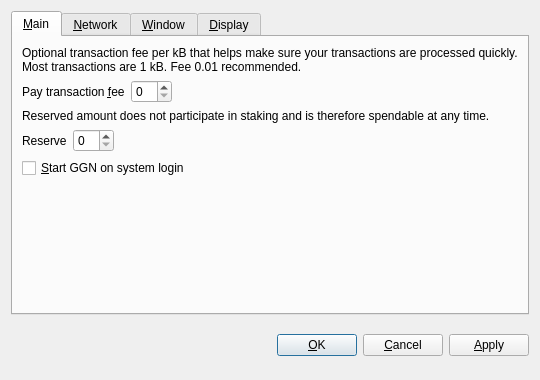
<?xml version="1.0" encoding="UTF-8"?>
<ui version="4.0">
 <class>OptionsDialog</class>
 <widget class="QDialog" name="OptionsDialog">
  <property name="geometry">
   <rect>
    <x>0</x>
    <y>0</y>
    <width>540</width>
    <height>380</height>
   </rect>
  </property>
  <property name="windowTitle">
   <string>Options</string>
  </property>
  <property name="modal">
   <bool>true</bool>
  </property>
  <layout class="QVBoxLayout" name="verticalLayout">
   <item>
    <widget class="QTabWidget" name="tabWidget">
     <property name="tabPosition">
      <enum>QTabWidget::North</enum>
     </property>
     <property name="currentIndex">
      <number>0</number>
     </property>
     <widget class="QWidget" name="tabMain">
      <attribute name="title">
       <string>&amp;Main</string>
      </attribute>
      <layout class="QVBoxLayout" name="verticalLayout_Main">
       <item>
        <widget class="QLabel" name="transactionFeeInfoLabel">
         <property name="text">
          <string>Optional transaction fee per kB that helps make sure your transactions are processed quickly. Most transactions are 1 kB. Fee 0.01 recommended.</string>
         </property>
         <property name="textFormat">
          <enum>Qt::PlainText</enum>
         </property>
         <property name="wordWrap">
          <bool>true</bool>
         </property>
        </widget>
       </item>
       <item>
        <layout class="QHBoxLayout" name="horizontalLayoutFee">
         <item>
          <widget class="QLabel" name="transactionFeeLabel">
           <property name="text">
            <string>Pay transaction &amp;fee</string>
           </property>
           <property name="textFormat">
            <enum>Qt::PlainText</enum>
           </property>
           <property name="buddy">
            <cstring>transactionFee</cstring>
           </property>
          </widget>
         </item>
         <item>
          <widget class="BitcoinAmountField" name="transactionFee"/>
         </item>
         <item>
          <spacer name="horizontalSpacerFee">
           <property name="orientation">
            <enum>Qt::Horizontal</enum>
           </property>
           <property name="sizeHint" stdset="0">
            <size>
             <width>40</width>
             <height>20</height>
            </size>
           </property>
          </spacer>
         </item>
        </layout>
       </item>
       <item>
        <widget class="QLabel" name="reserveBalanceInfoLabel">
         <property name="text">
          <string>Reserved amount does not participate in staking and is therefore spendable at any time.</string>
         </property>
         <property name="textFormat">
          <enum>Qt::PlainText</enum>
         </property>
         <property name="wordWrap">
          <bool>true</bool>
         </property>
        </widget>
       </item>
       <item>
        <layout class="QHBoxLayout" name="horizontalLayoutReserveBalance">
         <item>
          <widget class="QLabel" name="reserveBalanceLabel">
           <property name="text">
            <string>Reserve</string>
           </property>
           <property name="textFormat">
            <enum>Qt::PlainText</enum>
           </property>
           <property name="buddy">
            <cstring>reserveBalance</cstring>
           </property>
          </widget>
         </item>
         <item>
          <widget class="BitcoinAmountField" name="reserveBalance"/>
         </item>
         <item>
          <spacer name="horizontalSpacerReserveBalance">
           <property name="orientation">
            <enum>Qt::Horizontal</enum>
           </property>
           <property name="sizeHint" stdset="0">
            <size>
             <width>40</width>
             <height>20</height>
            </size>
           </property>
          </spacer>
         </item>
        </layout>
       </item>
       <item>
        <widget class="QCheckBox" name="bitcoinAtStartup">
         <property name="toolTip">
          <string>Automatically start GGN after logging in to the system.</string>
         </property>
         <property name="text">
          <string>&amp;Start GGN on system login</string>
         </property>
        </widget>
       </item>
       <item>
        <spacer name="verticalSpacer_Main">
         <property name="orientation">
          <enum>Qt::Vertical</enum>
         </property>
         <property name="sizeHint" stdset="0">
          <size>
           <width>20</width>
           <height>40</height>
          </size>
         </property>
        </spacer>
       </item>
      </layout>
     </widget>
     <widget class="QWidget" name="tabNetwork">
      <attribute name="title">
       <string>&amp;Network</string>
      </attribute>
      <layout class="QVBoxLayout" name="verticalLayout_Network">
       <item>
        <widget class="QCheckBox" name="mapPortUpnp">
         <property name="toolTip">
          <string>Automatically open the GGN client port on the router. This only works when your router supports UPnP and it is enabled.</string>
         </property>
         <property name="text">
          <string>Map port using &amp;UPnP</string>
         </property>
        </widget>
       </item>
       <item>
        <widget class="QCheckBox" name="connectSocks">
         <property name="toolTip">
          <string>Connect to the GGN network through a SOCKS proxy (e.g. when connecting through Tor).</string>
         </property>
         <property name="text">
          <string>&amp;Connect through SOCKS proxy:</string>
         </property>
        </widget>
       </item>
       <item>
        <layout class="QHBoxLayout" name="horizontalLayout_Network">
         <item>
          <widget class="QLabel" name="proxyIpLabel">
           <property name="text">
            <string>Proxy &amp;IP:</string>
           </property>
           <property name="textFormat">
            <enum>Qt::PlainText</enum>
           </property>
           <property name="buddy">
            <cstring>proxyIp</cstring>
           </property>
          </widget>
         </item>
         <item>
          <widget class="QValidatedLineEdit" name="proxyIp">
           <property name="maximumSize">
            <size>
             <width>140</width>
             <height>16777215</height>
            </size>
           </property>
           <property name="toolTip">
            <string>IP address of the proxy (e.g. 127.0.0.1)</string>
           </property>
          </widget>
         </item>
         <item>
          <widget class="QLabel" name="proxyPortLabel">
           <property name="text">
            <string>&amp;Port:</string>
           </property>
           <property name="textFormat">
            <enum>Qt::PlainText</enum>
           </property>
           <property name="buddy">
            <cstring>proxyPort</cstring>
           </property>
          </widget>
         </item>
         <item>
          <widget class="QLineEdit" name="proxyPort">
           <property name="maximumSize">
            <size>
             <width>55</width>
             <height>16777215</height>
            </size>
           </property>
           <property name="toolTip">
            <string>Port of the proxy (e.g. 9050)</string>
           </property>
          </widget>
         </item>
         <item>
          <widget class="QLabel" name="socksVersionLabel">
           <property name="text">
            <string>SOCKS &amp;Version:</string>
           </property>
           <property name="textFormat">
            <enum>Qt::PlainText</enum>
           </property>
           <property name="buddy">
            <cstring>socksVersion</cstring>
           </property>
          </widget>
         </item>
         <item>
          <widget class="QValueComboBox" name="socksVersion">
           <property name="toolTip">
            <string>SOCKS version of the proxy (e.g. 5)</string>
           </property>
          </widget>
         </item>
         <item>
          <spacer name="horizontalSpacer_Network">
           <property name="orientation">
            <enum>Qt::Horizontal</enum>
           </property>
           <property name="sizeHint" stdset="0">
            <size>
             <width>40</width>
             <height>20</height>
            </size>
           </property>
          </spacer>
         </item>
        </layout>
       </item>
       <item>
        <spacer name="verticalSpacer_Network">
         <property name="orientation">
          <enum>Qt::Vertical</enum>
         </property>
         <property name="sizeHint" stdset="0">
          <size>
           <width>20</width>
           <height>40</height>
          </size>
         </property>
        </spacer>
       </item>
      </layout>
     </widget>
     <widget class="QWidget" name="tabWindow">
      <attribute name="title">
       <string>&amp;Window</string>
      </attribute>
      <layout class="QVBoxLayout" name="verticalLayout_Window">
       <item>
        <widget class="QCheckBox" name="minimizeToTray">
         <property name="toolTip">
          <string>Show only a tray icon after minimizing the window.</string>
         </property>
         <property name="text">
          <string>&amp;Minimize to the tray instead of the taskbar</string>
         </property>
        </widget>
       </item>
       <item>
        <widget class="QCheckBox" name="minimizeOnClose">
         <property name="toolTip">
          <string>Minimize instead of exit the application when the window is closed. When this option is enabled, the application will be closed only after selecting Quit in the menu.</string>
         </property>
         <property name="text">
          <string>M&amp;inimize on close</string>
         </property>
        </widget>
       </item>
       <item>
        <spacer name="verticalSpacer_Window">
         <property name="orientation">
          <enum>Qt::Vertical</enum>
         </property>
         <property name="sizeHint" stdset="0">
          <size>
           <width>20</width>
           <height>40</height>
          </size>
         </property>
        </spacer>
       </item>
      </layout>
     </widget>
     <widget class="QWidget" name="tabDisplay">
      <attribute name="title">
       <string>&amp;Display</string>
      </attribute>
      <layout class="QVBoxLayout" name="verticalLayout_Display">
       <item>
        <layout class="QHBoxLayout" name="horizontalLayout_1_Display">
         <item>
          <widget class="QLabel" name="langLabel">
           <property name="text">
            <string>User Interface &amp;language:</string>
           </property>
           <property name="textFormat">
            <enum>Qt::PlainText</enum>
           </property>
           <property name="buddy">
            <cstring>lang</cstring>
           </property>
          </widget>
         </item>
         <item>
          <widget class="QValueComboBox" name="lang">
           <property name="toolTip">
            <string>The user interface language can be set here. This setting will take effect after restarting GGN.</string>
           </property>
          </widget>
         </item>
        </layout>
       </item>
       <item>
        <layout class="QHBoxLayout" name="horizontalLayout_2_Display">
         <item>
          <widget class="QLabel" name="unitLabel">
           <property name="text">
            <string>&amp;Unit to show amounts in:</string>
           </property>
           <property name="textFormat">
            <enum>Qt::PlainText</enum>
           </property>
           <property name="buddy">
            <cstring>unit</cstring>
           </property>
          </widget>
         </item>
         <item>
          <widget class="QValueComboBox" name="unit">
           <property name="toolTip">
            <string>Choose the default subdivision unit to show in the interface and when sending coins.</string>
           </property>
          </widget>
         </item>
        </layout>
       </item>
       <item>
        <widget class="QCheckBox" name="displayAddresses">
         <property name="toolTip">
          <string>Whether to show GGN addresses in the transaction list or not.</string>
         </property>
         <property name="text">
          <string>&amp;Display addresses in transaction list</string>
         </property>
        </widget>
       </item>
       <item>
        <widget class="QCheckBox" name="coinControlFeatures">
         <property name="toolTip">
          <string>Whether to show coin control features or not.</string>
         </property>
         <property name="text">
          <string>Display coin &amp;control features (experts only!)</string>
         </property>
        </widget>
       </item>
       <item>
        <spacer name="verticalSpacer_Display">
         <property name="orientation">
          <enum>Qt::Vertical</enum>
         </property>
         <property name="sizeHint" stdset="0">
          <size>
           <width>20</width>
           <height>40</height>
          </size>
         </property>
        </spacer>
       </item>
      </layout>
     </widget>
    </widget>
   </item>
   <item>
    <layout class="QHBoxLayout" name="horizontalLayout_Buttons">
     <item>
      <spacer name="horizontalSpacer_1">
       <property name="orientation">
        <enum>Qt::Horizontal</enum>
       </property>
       <property name="sizeHint" stdset="0">
        <size>
         <width>40</width>
         <height>48</height>
        </size>
       </property>
      </spacer>
     </item>
     <item>
      <widget class="QLabel" name="statusLabel">
       <property name="font">
        <font>
         <weight>75</weight>
         <bold>true</bold>
        </font>
       </property>
       <property name="text">
        <string/>
       </property>
       <property name="textFormat">
        <enum>Qt::PlainText</enum>
       </property>
       <property name="wordWrap">
        <bool>true</bool>
       </property>
      </widget>
     </item>
     <item>
      <spacer name="horizontalSpacer_2">
       <property name="orientation">
        <enum>Qt::Horizontal</enum>
       </property>
       <property name="sizeHint" stdset="0">
        <size>
         <width>40</width>
         <height>48</height>
        </size>
       </property>
      </spacer>
     </item>
     <item>
      <widget class="QPushButton" name="okButton">
       <property name="text">
        <string>&amp;OK</string>
       </property>
      </widget>
     </item>
     <item>
      <widget class="QPushButton" name="cancelButton">
       <property name="text">
        <string>&amp;Cancel</string>
       </property>
       <property name="autoDefault">
        <bool>false</bool>
       </property>
      </widget>
     </item>
     <item>
      <widget class="QPushButton" name="applyButton">
       <property name="text">
        <string>&amp;Apply</string>
       </property>
       <property name="autoDefault">
        <bool>false</bool>
       </property>
      </widget>
     </item>
    </layout>
   </item>
  </layout>
 </widget>
 <customwidgets>
  <customwidget>
   <class>BitcoinAmountField</class>
   <extends>QSpinBox</extends>
   <header>bitcoinamountfield.h</header>
  </customwidget>
  <customwidget>
   <class>QValueComboBox</class>
   <extends>QComboBox</extends>
   <header>qvaluecombobox.h</header>
  </customwidget>
  <customwidget>
   <class>QValidatedLineEdit</class>
   <extends>QLineEdit</extends>
   <header>qvalidatedlineedit.h</header>
  </customwidget>
 </customwidgets>
 <resources/>
 <connections/>
</ui>
